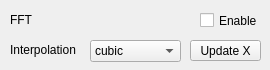
<?xml version="1.0" encoding="UTF-8"?>
<ui version="4.0">
 <class>Form</class>
 <widget class="QWidget" name="Form">
  <property name="geometry">
   <rect>
    <x>0</x>
    <y>0</y>
    <width>270</width>
    <height>70</height>
   </rect>
  </property>
  <property name="minimumSize">
   <size>
    <width>270</width>
    <height>70</height>
   </size>
  </property>
  <property name="windowTitle">
   <string>Form</string>
  </property>
  <widget class="QComboBox" name="interp_combo">
   <property name="geometry">
    <rect>
     <x>90</x>
     <y>40</y>
     <width>91</width>
     <height>22</height>
    </rect>
   </property>
   <property name="currentIndex">
    <number>6</number>
   </property>
   <item>
    <property name="text">
     <string>none</string>
    </property>
   </item>
   <item>
    <property name="text">
     <string>linear</string>
    </property>
   </item>
   <item>
    <property name="text">
     <string>nearest</string>
    </property>
   </item>
   <item>
    <property name="text">
     <string>zero</string>
    </property>
   </item>
   <item>
    <property name="text">
     <string>slinear</string>
    </property>
   </item>
   <item>
    <property name="text">
     <string>quadratic</string>
    </property>
   </item>
   <item>
    <property name="text">
     <string>cubic</string>
    </property>
   </item>
   <item>
    <property name="text">
     <string>previous</string>
    </property>
   </item>
   <item>
    <property name="text">
     <string>next</string>
    </property>
   </item>
  </widget>
  <widget class="QLabel" name="interp_label">
   <property name="geometry">
    <rect>
     <x>10</x>
     <y>40</y>
     <width>71</width>
     <height>20</height>
    </rect>
   </property>
   <property name="text">
    <string>Interpolation</string>
   </property>
  </widget>
  <widget class="QLabel" name="title_label">
   <property name="geometry">
    <rect>
     <x>10</x>
     <y>10</y>
     <width>121</width>
     <height>21</height>
    </rect>
   </property>
   <property name="styleSheet">
    <string notr="true">font: 12pt &quot;MS Shell Dlg 2&quot;;</string>
   </property>
   <property name="text">
    <string>FFT</string>
   </property>
   <property name="textFormat">
    <enum>Qt::RichText</enum>
   </property>
  </widget>
  <widget class="QCheckBox" name="enable">
   <property name="geometry">
    <rect>
     <x>200</x>
     <y>10</y>
     <width>61</width>
     <height>21</height>
    </rect>
   </property>
   <property name="layoutDirection">
    <enum>Qt::LeftToRight</enum>
   </property>
   <property name="text">
    <string>Enable</string>
   </property>
  </widget>
  <widget class="QPushButton" name="update_x_btn">
   <property name="geometry">
    <rect>
     <x>190</x>
     <y>40</y>
     <width>71</width>
     <height>21</height>
    </rect>
   </property>
   <property name="text">
    <string>Update X</string>
   </property>
   <property name="checkable">
    <bool>false</bool>
   </property>
   <property name="checked">
    <bool>false</bool>
   </property>
  </widget>
  <zorder>interp_label</zorder>
  <zorder>interp_combo</zorder>
  <zorder>title_label</zorder>
  <zorder>enable</zorder>
  <zorder>update_x_btn</zorder>
 </widget>
 <resources/>
 <connections/>
</ui>
